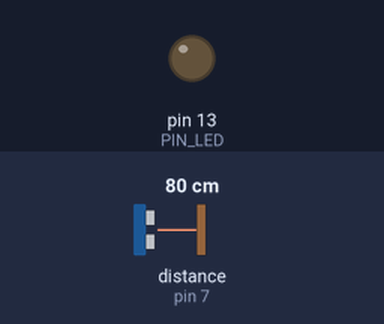
Bench run of a sketch on a simulated Arduino Uno, built with avr-gcc and run on an emulated ATmega328P. Parts: output pins drawn as LEDs (lit = HIGH). Wiring (inferred from the names in the program): ultrasonic range finder: trigger pin 7; echo pin 7. The inputs (shaded band) are chosen by the test bench; at power-on: distance to the obstacle (sensor on pin 7) 80 cm. The echo pulse lasts 58.3 µs per cm; what the sketch prints to the serial monitor is not drawn.

Above: at 1.8 s.
1.9 s: distance to the obstacle (sensor on pin 7) set to 64 cm
3.8 s: distance to the obstacle (sensor on pin 7) set to 56 cm
At 4.7 s:
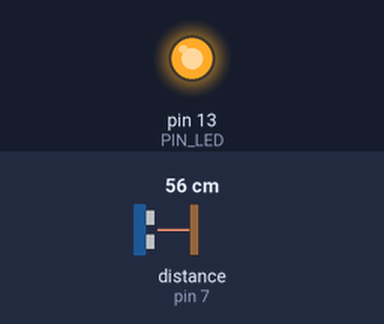
Timing chart, 0 to 6.8 s (numbered marks = the images above; inputs shaded):
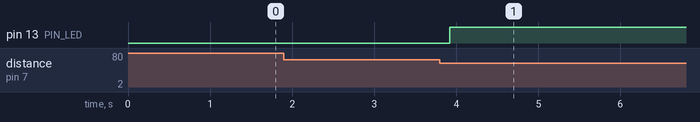

The sketch:

smartcane_sensor_hub.ino
```cpp
/*
 * Sahayak Drishti - Arduino Uno, GROVE ULTRASONIC RANGER V2.0
 * ===========================================================
 *
 * The sensor on this build is a Seeed Grove Ultrasonic Ranger V2.0, not an
 * HC-SR04. They are NOT interchangeable:
 *
 *   HC-SR04  : 4 pins, separate TRIG and ECHO lines
 *   Grove    : 3 pins (GND, VCC, SIG), TRIGGER AND ECHO SHARE ONE WIRE
 *
 * Because the pins are marked GND / VCC / NC / SIG, the NC pin does nothing
 * and everything happens on SIG.
 *
 * ONE-WIRE PROTOCOL (this is what the Grove Ranger expects)
 *   1. Drive SIG HIGH for >= 10 us   -> this is the trigger ping
 *   2. Release SIG to INPUT
 *   3. Measure how long SIG stays HIGH -> that pulse width is the echo
 *   4. distance_cm = pulse_us / 58   (Seeed's formula: us * 0.034 / 2)
 *
 * The module needs at least 60 ms between pings or it returns junk, so this
 * sketch measures every 80 ms and streams a frame to the Pi every 50 ms,
 * reusing the last good reading in between.
 *
 * ============================================================================
 * WIRING  (4 wires on the Grove cable)
 * ============================================================================
 *   Grove wire   Board label   Arduino Uno
 *   ----------   -----------   -----------
 *   Black        GND           GND      (POWER header, pin 5 or 6)
 *   Red          VCC           5V       (POWER header, pin 4 - NOT RESET)
 *   White        NC            leave unconnected
 *   Yellow       SIG           D7       (DIGITAL header)
 *
 * D13 is the Uno's onboard LED and lights when something is within STOP_CM.
 * No wiring needed for it.
 *
 * ============================================================================
 * SERIAL PROTOCOL  115200 baud, binary, little-endian
 * ============================================================================
 *   frame: 0xAA 0x55 | type | len | payload... | crc8(body)
 *
 *   type 0x01 FAST @ 20 Hz :  seq:u8 | dist_cm:u16 | flags:u8    (4 bytes)
 *
 *   flags bit0 = obstacle closer than STOP_CM
 *   flags bit1 = reserved, always 0
 *   flags bit2 = SENSOR FAULT - 1 s of unusable readings
 *
 *   crc8 is CRC-8, polynomial 0x07, over the 4 header bytes plus the payload.
 *
 * ============================================================================
 * INVALID READINGS
 * ============================================================================
 * A reading of 0 us means no echo. It is discarded rather than turned into a
 * distance: a 0 read as "close" causes constant false STOP warnings, and a 0
 * read as "far" would let the user walk into an obstacle. The median keeps
 * the last valid values.
 */

// No #include lines: only Arduino core functions are used.

// ---------------------------------------------------------------- wiring
static const uint8_t PIN_SIG = 7;     // Grove yellow wire
static const uint8_t PIN_LED = 13;    // onboard LED, no wiring

// ---------------------------------------------------------------- tuning
static const uint16_t STOP_CM        = 60;   // "close" threshold
static const uint16_t RANGER_MIN_CM  = 2;    // Grove Ranger minimum range
static const uint16_t RANGER_MAX_CM  = 350;  // Grove Ranger maximum range
static const uint32_t FRAME_PERIOD   = 50;   // ms -> 20 Hz to the Pi
static const uint32_t MEASURE_PERIOD = 80;   // ms -> Grove needs >= 60 ms
static const uint16_t FAULT_AFTER    = 13;   // ~1 s of bad readings

// ---------------------------------------------------------------- state
static uint8_t  seq = 0;
static uint16_t ring[3] = {RANGER_MAX_CM, RANGER_MAX_CM, RANGER_MAX_CM};
static uint8_t  ringIdx = 0;
static uint16_t distMedian = RANGER_MAX_CM;
static uint16_t invalidRun = 0;
static bool     close = false;
static bool     sensorFault = false;
static uint32_t lastFrame = 0;
static uint32_t lastMeasure = 0;

// ---------------------------------------------------------------- crc8
static uint8_t crc8(const uint8_t *data, uint8_t len) {
  uint8_t crc = 0;
  for (uint8_t i = 0; i < len; i++) {
    crc ^= data[i];
    for (uint8_t b = 0; b < 8; b++) {
      crc = (crc & 0x80) ? (uint8_t)((crc << 1) ^ 0x07) : (uint8_t)(crc << 1);
    }
  }
  return crc;
}

static void sendFrame(uint8_t type, const uint8_t *payload, uint8_t len) {
  uint8_t body[2 + 1 + 1 + 8];
  uint8_t n = 0;
  body[n++] = 0xAA;
  body[n++] = 0x55;
  body[n++] = type;
  body[n++] = len;
  for (uint8_t i = 0; i < len && n < sizeof(body); i++) body[n++] = payload[i];
  Serial.write(body, n);
  Serial.write(crc8(body, n));
}

// ---------------------------------------------------------------- ranger
// Returns 0 when the reading is unusable. The caller must discard 0.
static uint16_t readDistanceCm() {
  // 1. trigger: drive SIG HIGH for 10 us
  pinMode(PIN_SIG, OUTPUT);
  digitalWrite(PIN_SIG, LOW);
  delayMicroseconds(2);
  digitalWrite(PIN_SIG, HIGH);
  delayMicroseconds(10);
  digitalWrite(PIN_SIG, LOW);

  // 2. release the wire so the module can drive it
  pinMode(PIN_SIG, INPUT);

  // 3. time the echo. 30 ms covers the module's full 3.5 m range.
  unsigned long us = pulseIn(PIN_SIG, HIGH, 30000UL);
  if (us == 0) return 0;

  // 4. Seeed's conversion: cm = us * 0.034 / 2, i.e. us / 58.8
  uint16_t cm = (uint16_t)(us / 58UL);
  if (cm < RANGER_MIN_CM) return 0;
  if (cm > RANGER_MAX_CM) return 0;
  return cm;
}

static uint16_t median3() {
  uint16_t a = ring[0], b = ring[1], c = ring[2];
  if (a > b) { uint16_t t = a; a = b; b = t; }
  if (b > c) { uint16_t t = b; b = c; c = t; }
  if (a > b) { uint16_t t = a; a = b; b = t; }
  return b;
}

// ---------------------------------------------------------------- setup
void setup() {
  Serial.begin(115200);

  pinMode(PIN_SIG, INPUT);
  pinMode(PIN_LED, OUTPUT);
  digitalWrite(PIN_LED, LOW);

  delay(300);                          // let the module settle after power-up

  // Prime the median with three real readings.
  for (uint8_t i = 0; i < 3; i++) {
    uint16_t d = readDistanceCm();
    if (d > 0) ring[i] = d;
    delay(100);
  }
  distMedian = median3();
}

// ---------------------------------------------------------------- loop
void loop() {
  uint32_t now = millis();

  // ---- measure at the rate the module tolerates -------------------------
  if (now - lastMeasure >= MEASURE_PERIOD) {
    lastMeasure = now;

    uint16_t reading = readDistanceCm();
    if (reading > 0) {
      ring[ringIdx] = reading;
      ringIdx = (ringIdx + 1) % 3;
      invalidRun = 0;
      sensorFault = false;
    } else {
      if (invalidRun < 60000) invalidRun++;
      if (invalidRun >= FAULT_AFTER) sensorFault = true;
    }
    distMedian = median3();
  }

  // ---- stream to the Pi at 20 Hz ---------------------------------------
  if (now - lastFrame >= FRAME_PERIOD) {
    lastFrame = now;

    close = (distMedian <= STOP_CM);
    digitalWrite(PIN_LED, close ? HIGH : LOW);

    uint8_t flags = 0;
    if (close)       flags |= 0x01;
    if (sensorFault) flags |= 0x04;

    uint8_t payload[4];
    payload[0] = seq++;
    payload[1] = (uint8_t)(distMedian & 0xFF);
    payload[2] = (uint8_t)(distMedian >> 8);
    payload[3] = flags;
    sendFrame(0x01, payload, 4);
  }
}
```

Measured:
- the behaviour switches between 61 and 60 cm on distance to the obstacle (sensor on pin 7) (found by bisection; images 0 and 1)
- after the input at 1.9 s, every drawn part: stays the same
- after the input at 3.8 s, pin 13 (PIN_LED): LOW → HIGH after 0.12 s
